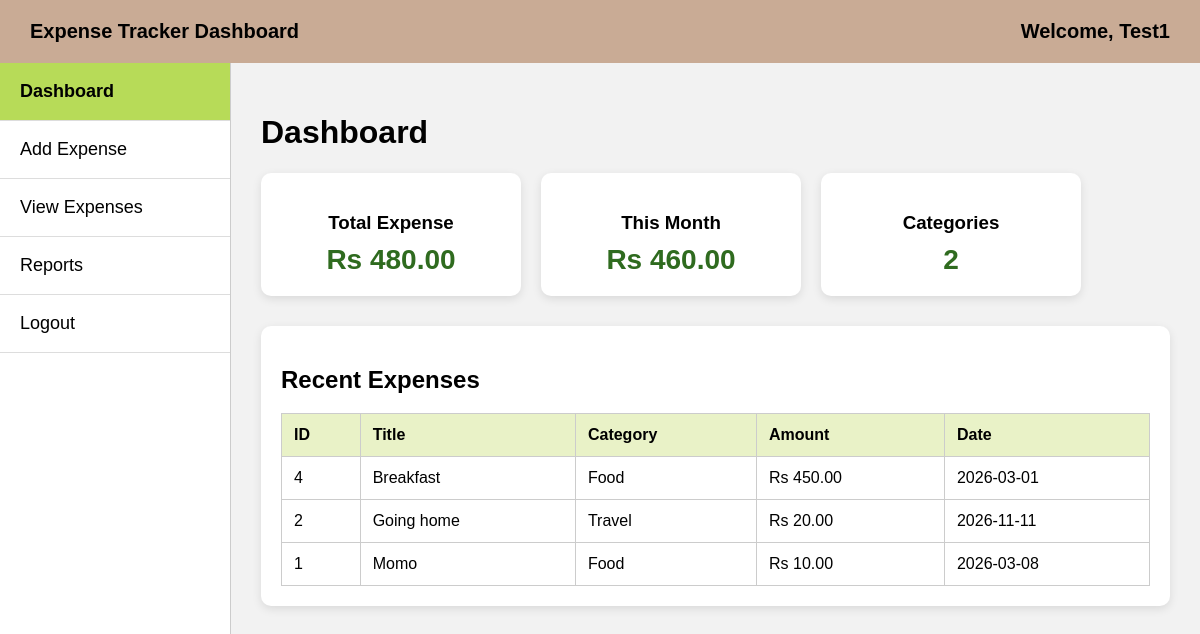
/dashboard.php (signed in), run on the app's committed database.
### tables this page shows
CREATE TABLE `expenses` (
  `id` int NOT NULL,
  `title` varchar(100) NOT NULL,
  `category` varchar(50) NOT NULL,
  `amount` decimal(10,2) NOT NULL,
  `expense_date` date NOT NULL,
  `description` text
);

### dashboard.php (the view, shortened to what this page needs)
<?php
include("db.php");
$username = $_SESSION['username'];
$total_sql = "SELECT SUM(amount) AS total_expense FROM expenses";
$total_result = mysqli_query($conn,$total_sql);
$total_row = mysqli_fetch_assoc($total_result);
$total_expense = $total_row['total_expense'];
$month_sql = "SELECT SUM(amount) AS month_total
FROM expenses
WHERE MONTH(expense_date)=MONTH(CURDATE())
AND YEAR(expense_date)=YEAR(CURDATE())";
$month_result = mysqli_query($conn,$month_sql);
$month_row = mysqli_fetch_assoc($month_result);
$this_month = $month_row['month_total'];
$cat_sql = "SELECT COUNT(DISTINCT category) AS total_cat FROM expenses";
$cat_result = mysqli_query($conn,$cat_sql);
$cat_row = mysqli_fetch_assoc($cat_result);
$total_categories = $cat_row['total_cat'];
$recent_sql = "SELECT * FROM expenses ORDER BY id DESC LIMIT 5";
$recent_result = mysqli_query($conn,$recent_sql);
?>
<!DOCTYPE html>
<html>
<head>
</head>
<body>
<div class="topbar">
<div>Expense Tracker Dashboard</div>
<div>Welcome, <?php echo $username; ?></div>
</div>
<div class="main">
<div class="sidebar">
<div class="menu-item active">
<a href="dashboard.php">Dashboard</a>
</div>
<div class="menu-item">
<a href="addexpense.php">Add Expense</a>
</div>
<div class="menu-item">
<a href="viewexpense.php">View Expenses</a>
</div>
<div class="menu-item">
<a href="reports.php">Reports</a>
</div>
<div class="menu-item">
<a href="logout.php">Logout</a>
</div>
</div>
<div class="content">
<h1>Dashboard</h1>
<div class="cards">
<div class="card">
<h3>Total Expense</h3>
<p>Rs <?php echo $total_expense; ?></p>
</div>
<div class="card">
<h3>This Month</h3>
<p>Rs <?php echo $this_month; ?></p>
</div>
<div class="card">
<h3>Categories</h3>
<p><?php echo $total_categories; ?></p>
</div>
</div>
<div class="table-box">
<h2>Recent Expenses</h2>
<table>
<tr>
<th>ID</th>
<th>Title</th>
<th>Category</th>
<th>Amount</th>
<th>Date</th>
</tr>
<?php
while($row = mysqli_fetch_assoc($recent_result))
{
?>
<tr>
<td><?php echo $row['id']; ?></td>
<td><?php echo $row['title']; ?></td>
<td><?php echo $row['category']; ?></td>
<td>Rs <?php echo $row['amount']; ?></td>
<td><?php echo $row['expense_date']; ?></td>
</tr>
<?php
}
?>
</table>
</div>
</div>
</div>
</body>
</html>

### dashboard.php (style rules this page uses)
body { margin:0; font-family:Arial; background:#f2f2f2; }
.topbar { background:#c9ab95; padding:20px 30px; display:flex; justify-content:space-between; align-items:center; font-size:20px; font-weight:bold; }
.main { display:flex; min-height:100vh; }
.sidebar { width:230px; background:white; border-right:1px solid #ccc; }
.menu-item { padding:18px 20px; border-bottom:1px solid #ddd; font-size:18px; }
.menu-item a { text-decoration:none; color:black; display:block; }
.active { background:#b7db58; font-weight:bold; }
.content { flex:1; padding:30px; }
.cards { display:flex; gap:20px; margin-bottom:30px; flex-wrap:wrap; }
.card { width:220px; background:white; padding:20px; border-radius:10px; box-shadow:0 3px 10px rgba(0,0,0,0.1); text-align:center; }
.card h3 { margin-bottom:10px; }
.card p { font-size:28px; font-weight:bold; color:#2f6b1f; margin:0; }
.table-box { background:white; padding:20px; border-radius:10px; box-shadow:0 3px 10px rgba(0,0,0,0.1); }
table { width:100%; border-collapse:collapse; margin-top:15px; }
th,td { padding:12px; border:1px solid #ccc; text-align:left; }
th { background:#e9f2c7; }

### data on the page
expenses: id "4", title "Breakfast", category "Food", amount "450.00", expense_date "2026-03-01"
expenses: id "2", title "Going home", category "Travel", amount "20.00", expense_date "2026-11-11"
expenses: id "1", title "Momo", category "Food", amount "10.00", expense_date "2026-03-08"

### other printed values
$username "Test1"
$total_expense "480.00"
$this_month "460.00"
$total_categories "2"
